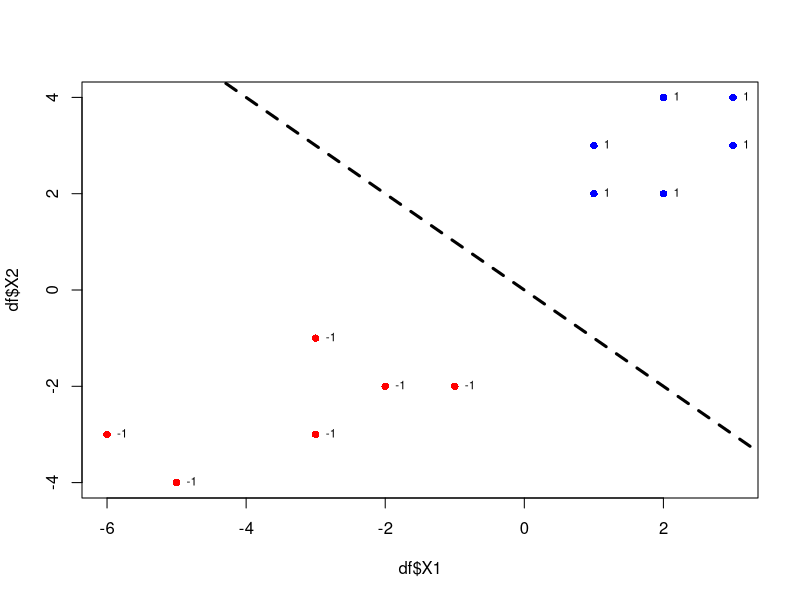

Reproduce this figure in R.
# simple perceptron demo with 2 dimensions

#create a data frame
df <- data.frame(cbind(
  c(-2,-3,-1,-3,-5,-6,2,3,2,1,1,3),
  c(-2,-3,-2,-1,-4,-3,4,3,2,2,3,4),
  c(rep(-1,6),rep(1,6))
))
names(df)[3] <- "LABEL"

#plot data
plot(df$X1, df$X2, col = ifelse(df$LABEL == 1,"blue", "red"), pch=16)
text(df$X1, df$X2, labels = df$LABEL, cex=0.7, pos=4)

#perceptron aglorithm
w <- rep(0, ncol(df)-1) #initialize weight vector

repeat{
  
  m <- 0 #count the number of misclassification, m
  
  for(i in 1:nrow(df)){ #loop over each (data, label) pair un the dataset
    
    y <- df[i,ncol(df)]
    X <- as.numeric(df[i,-ncol(df)])
    
    if(y * (w %*% X) <= 0){ #if the pair (data, label) is misclassified
      w <- w + y*X #update the weight vector w
      m <- m + 1 #counter the number of misclassification
    }
  }
  
  if(m == 0){ #if the most recent vector w gave 0 misclassification
    break #break out of the while-loop
  }
}

#plot threshold
abline(a = 0, b = -w[1] / w[2], lwd=3, lty=2)



             